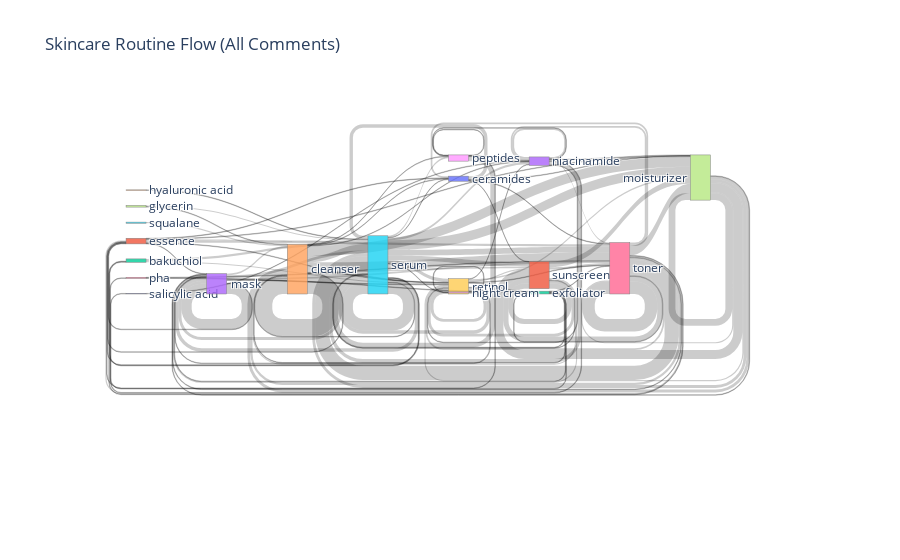

This figure's notebook cell:
### Markdown cell above
Sankey diagramm (common routines)

### Code cell
# Extract 2-step transitions
routine_sequences = results_df['routine_sequence'].dropna().tolist()
routine_sequences = [tuple(seq) for seq in routine_sequences if len(seq) > 1]

edges = []
for routine in routine_sequences:
    for i in range(len(routine) - 1):
        edges.append((routine[i], routine[i + 1]))

edge_counts = Counter(edges)

# Sankey input
labels = list(set([e[0] for e in edge_counts] + [e[1] for e in edge_counts]))
label_to_index = {label: i for i, label in enumerate(labels)}
source_indices = [label_to_index[src] for (src, tgt) in edge_counts]
target_indices = [label_to_index[tgt] for (src, tgt) in edge_counts]
values = list(edge_counts.values())

# Plot Sankey
fig = go.Figure(data=[go.Sankey(
    node=dict(pad=15, thickness=20, line=dict(color="gray", width=0.5), label=labels),
    link=dict(source=source_indices, target=target_indices, value=values)
)])
fig.update_layout(title_text="Skincare Routine Flow (All Comments)", font_size=12)
fig.show()

### Figure 1 — Plotly figure (JSON) as saved in the notebook; plotly's stock layout.template omitted (floating-point values rounded to 4 significant figures)
{"data": [{"link": {"source": [3, 5, 1, 5, 8, 11, 16, 9, 3, 12, 16, 5, 10, 6, 5, 2, 17, 10, 11, 9, 5, 16, 1, 11, 9, 4, 4, 8, 8, 4, 5, 7, 5, 13, 17, 4, 16, 16, 10, 3, 5, 16, 13, 2, 13, 4, 5, 16, 17, 16, 12, 13, 5, 18, 9, 17, 9, 17, 1, 6, 4, 11, 14, 16, 13, 3, 4, 4, 4, 11, 9, 13, 16, 9, 5, 4, 5, 5, 12, 8, 13, 1, 4, 10, 17, 9, 3, 12, 11, 7, 11, 15, 17, 16, 12, 16, 3, 1, 1, 0], "target": [4, 1, 5, 16, 1, 11, 16, 5, 3, 16, 5, 9, 5, 9, 17, 5, 17, 11, 9, 13, 5, 11, 16, 17, 9, 4, 9, 8, 5, 16, 3, 5, 13, 5, 4, 17, 17, 10, 16, 5, 8, 2, 9, 9, 13, 13, 10, 4, 5, 9, 5, 0, 18, 18, 11, 9, 17, 11, 10, 16, 11, 4, 5, 13, 16, 16, 3, 5, 1, 16, 12, 17, 1, 3, 2, 10, 11, 4, 3, 13, 8, 3, 8, 17, 3, 16, 1, 4, 5, 4, 3, 4, 16, 12, 6, 3, 12, 17, 9, 13], "value": [3, 1, 2, 10, 1, 9, 22, 6, 18, 1, 25, 6, 6, 1, 17, 4, 12, 1, 5, 1, 20, 9, 4, 10, 5, 31, 1, 1, 8, 15, 6, 2, 4, 6, 5, 18, 17, 3, 1, 5, 3, 1, 1, 2, 3, 1, 1, 4, 5, 3, 1, 1, 1, 1, 2, 2, 3, 16, 1, 1, 3, 2, 1, 3, 2, 3, 5, 11, 1, 4, 1, 1, 2, 1, 1, 1, 8, 1, 1, 1, 1, 1, 1, 1, 1, 1, 1, 1, 1, 1, 2, 2, 2, 1, 1, 1, 1, 1, 1, 1]}, "node": {"label": ["salicylic acid", "essence", "bakuchiol", "mask", "cleanser", "serum", "pha", "glycerin", "peptides", "retinol", "ceramides", "sunscreen", "exfoliator", "niacinamide", "hyaluronic acid", "squalane", "toner", "moisturizer", "night cream"], "line": {"color": "gray", "width": 0.5}, "pad": 15, "thickness": 20}, "type": "sankey"}], "layout": {"font": {"size": 12}, "title": {"text": "Skincare Routine Flow (All Comments)"}}}
